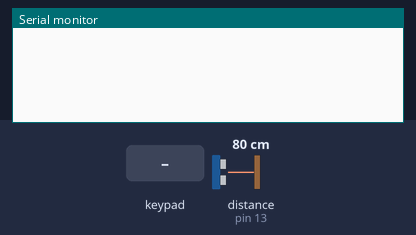
This sketch was run on a simulated Arduino Uno, built with avr-gcc and run on an emulated ATmega328P. On the bench: the last lines printed to the serial monitor. The test bench sets the inputs (shaded band); at power-on: distance to the obstacle (sensor on pin 13) 80 cm. The echo pulse lasts 58.3 µs per cm.

Above: at 1.2 s.
1.3 s: key '*' pressed
At 2.3 s:
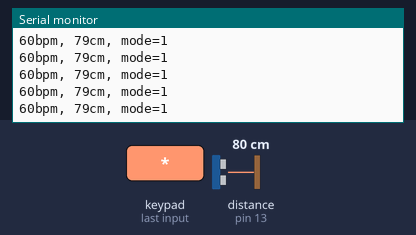
3.2 s: distance to the obstacle (sensor on pin 13) set to 120 cm
At 4.2 s:
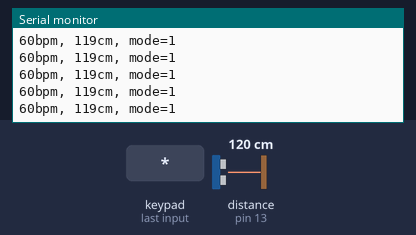
6.2 s: keypad keys 2 3 4 5 # pressed 0.4 s apart
11.2 s: distance to the obstacle (sensor on pin 13) set to 18 cm
At 12.3 s:
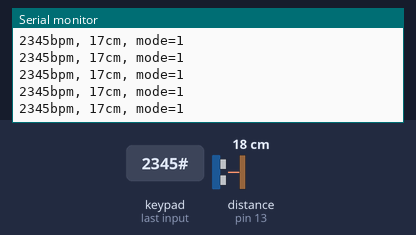
14.2 s: key '#' pressed
At 14.9 s:
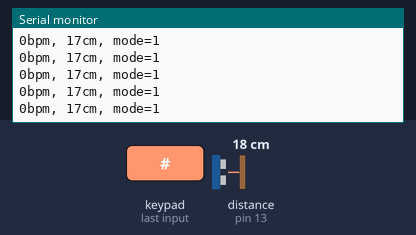
17.2 s: distance to the obstacle (sensor on pin 13) set to 120 cm
At 17.9 s:
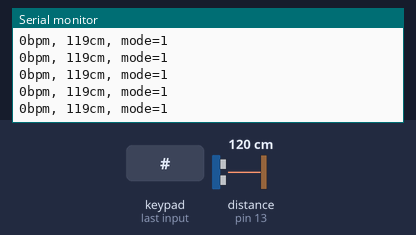
Timing chart, 0 to 20.2 s (numbered marks = the images above; inputs shaded):
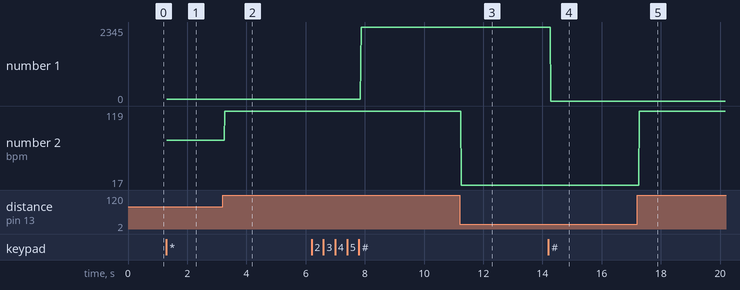

Measured:
- after the input at 1.3 s, the serial monitor: prints a new line at once (image 1)
- after the input at 3.2 s, the serial monitor: prints a new line after 0.07 s (image 2)
- after the input at 11.2 s, the serial monitor: prints a new line after 0.07 s (image 3)
- after the input at 14.2 s, the serial monitor: prints a new line after 0.08 s (image 4)
- after the input at 17.2 s, the serial monitor: prints a new line after 0.07 s (image 5)
- plotted number 1: 60 → 2345 after the input at 6.2 s, 2345 → 0 after the input at 14.2 s
- plotted number 2: 79 → 119 after the input at 3.2 s, 119 → 17 after the input at 11.2 s, 17 → 119 after the input at 17.2 s

The sketch:

REVEAL.ino
```cpp
#include <Keypad.h>

// Constants for pins
const int trigPin = 12;
const int echoPin = 13;

// Define the keypad layout
const byte ROWS = 4; //four rows
const byte COLS = 4; //four columns
char keys[ROWS][COLS] = {
  {'1','2','3','A'},
  {'4','5','6','B'},
  {'7','8','9','C'},
  {'*','0','#','D'}
};
byte rowPins[ROWS] = {2, 3, 4, 5}; //connect to the row pinouts of the keypad
byte colPins[COLS] = {6, 7, 8, 9}; //connect to the column pinouts of the keypad
Keypad keypad = Keypad(makeKeymap(keys), rowPins, colPins, ROWS, COLS);

// Variables
long duration;
int tempo = 60;
int tempoInput = 0;
int distanceCm = 0;
int mode = 1; // [1, 2, 3, 4] for [4/4, 4/4, 3/4, 12/8]
bool run = false;
int pos = 0;

void setup() {
  // Initialize serial communication
  Serial.begin(9600);

  // Set trigPin as OUTPUT and echoPin as INPUT
  pinMode(trigPin, OUTPUT);
  pinMode(echoPin, INPUT);

}

void loop() {

  // Convert keypad input (ends with '#') t0 number
  char key = keypad.getKey();
  if (key >= '0' && key <= '9') {
    tempoInput = tempoInput * 10 + (key - '0');
  }
  else if (key == '#'){
    tempo = tempoInput;
    tempoInput = 0;
  }
  else if (key == '*') {run = !run;}
  else if (key == 'A') {mode = 1;}
  else if (key == 'B') {mode = 2;}
  else if (key == 'C') {mode = 3;}
  else if (key == 'D') {mode = 4;}

  if (run) {
    // Clear the trigPin to ensure a clean pulse
    digitalWrite(trigPin, LOW);
    delayMicroseconds(2);

    // Trigger the sensor by sending a 10us pulse on trigPin
    digitalWrite(trigPin, HIGH);
    delayMicroseconds(10);
    digitalWrite(trigPin, LOW);

    // Measure the duration of the pulse received on echoPin
    duration = pulseIn(echoPin, HIGH);

    // Calculate the distance in centimeters
    // Sound travels at 343 meters per second in air (at 20 degrees Celsius).
    // Divide by 2 to account for the time taken to reach the object and return to the sensor.
    distanceCm = duration * 0.0343 / 2;

    // Send {tempo, distance, mode} to the Serial Monitor
    Serial.print(tempo);
    Serial.print("bpm, ");
    Serial.print(distanceCm);
    Serial.print("cm, mode=");
    Serial.println(mode);

    delay(10);
  }
}
```
